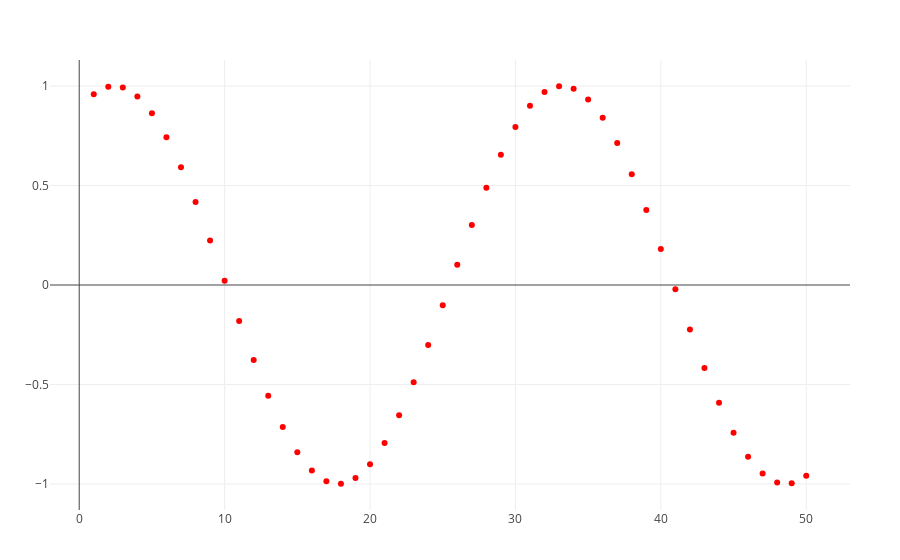

This figure's notebook cell:
### Code cell
# x optional and set attributes with keywords
plot(y1, marker_color = "red",mode = "markers")

### Figure 1 — Plotly figure (JSON) as saved in the notebook; plotly's stock layout.template omitted (floating-point values rounded to 4 significant figures)
{"data": [{"marker": {"color": "red"}, "mode": "markers", "type": "scatter", "x": [1, 2, 3, 4, 5, 6, 7, 8, 9, 10, 11, 12, 13, 14, 15, 16, 17, 18, 19, 20, 21, 22, 23, 24, 25, 26, 27, 28, 29, 30, 31, 32, 33, 34, 35, 36, 37, 38, 39, 40, 41, 42, 43, 44, 45, 46, 47, 48, 49, 50], "y": [0.9589, 0.9965, 0.9927, 0.9478, 0.8635, 0.7433, 0.5923, 0.4167, 0.2238, 0.02167, -0.1814, -0.3769, -0.5568, -0.7136, -0.8408, -0.9331, -0.9866, -0.9992, -0.9703, -0.9012, -0.7946, -0.6551, -0.4884, -0.3014, -0.1019, 0.1019, 0.3014, 0.4884, 0.6551, 0.7946, 0.9012, 0.9703, 0.9992, 0.9866, 0.9331, 0.8408, 0.7136, 0.5568, 0.3769, 0.1814, -0.02167, -0.2238, -0.4167, -0.5923, -0.7433, -0.8635, -0.9478, -0.9927, -0.9965, -0.9589]}], "layout": {"margin": {"b": 50, "l": 50, "r": 50, "t": 60}}}
